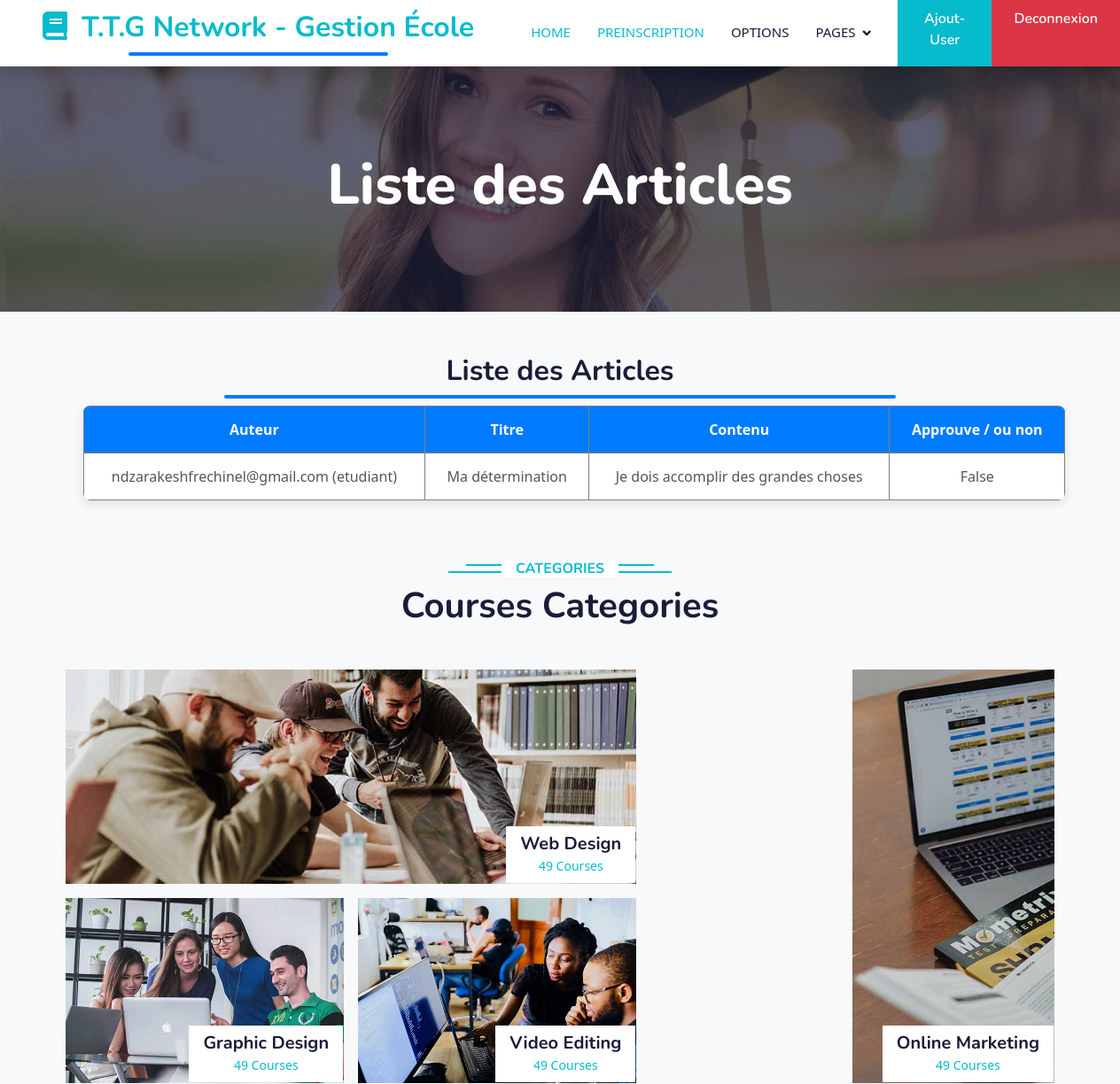
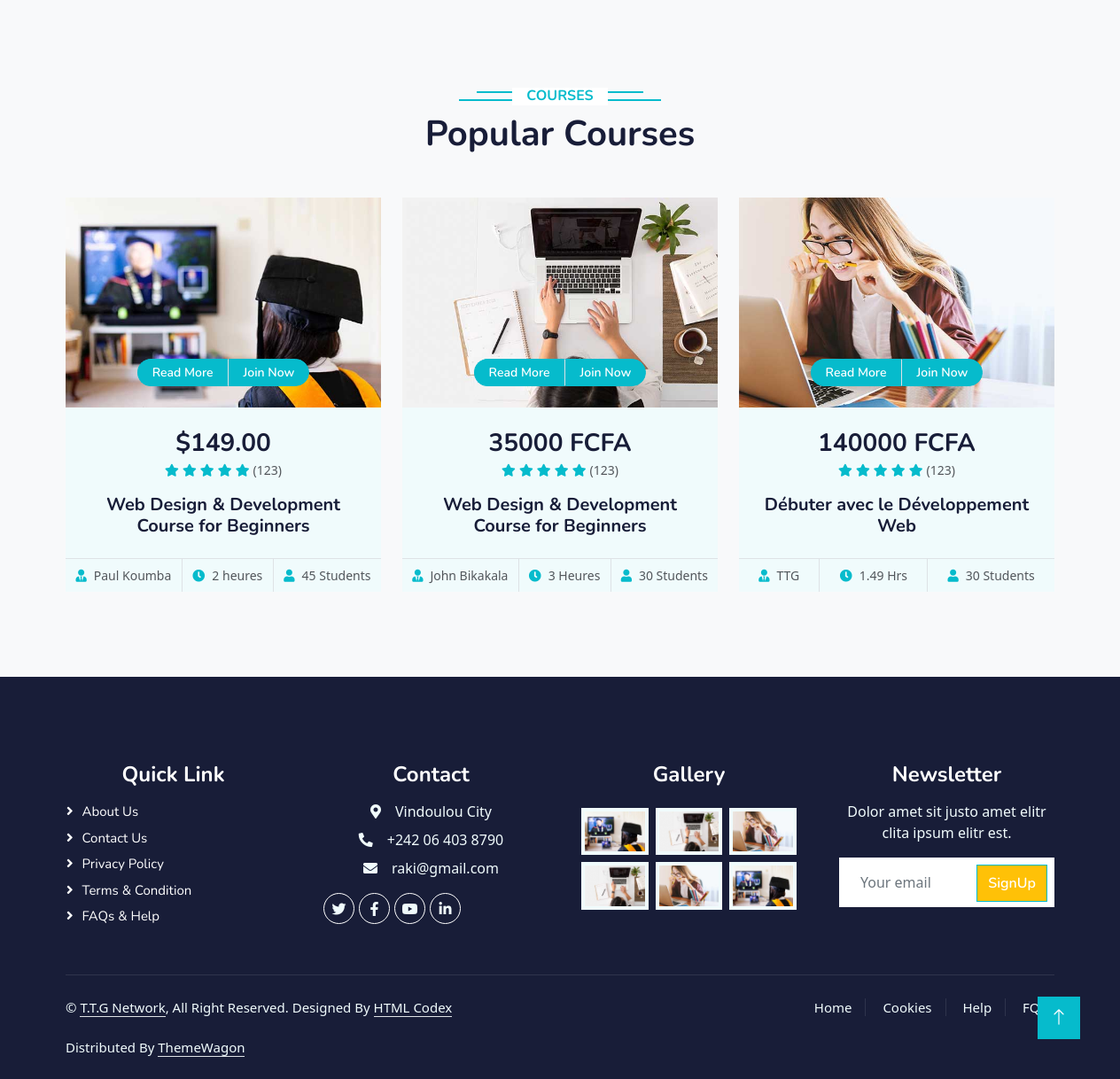
The app's page /articles/ (signed in) with its own data (2 pictures, top to bottom).
### core/models.py (models this page shows, shortened)
class Article(models.Model):
    auteur = models.ForeignKey(User, on_delete=models.CASCADE)
    titre = models.CharField(max_length=200)
    contenu = models.TextField()
    date_publication = models.DateTimeField(auto_now_add=True)
    approuve = models.BooleanField(default=False)

class User(AbstractUser):
    ROLES = (
        ('admin', 'Administrateur'),
        ('formateur', 'Formateur'),
        ('etudiant', 'Étudiant'),
        ('parent', 'Parent'),
    )
    role = models.CharField(max_length=20, choices=ROLES)
    code_formateur = models.CharField(max_length=10, unique=True, null=True, blank=True)
    code_parent = models.CharField(max_length=10, unique=True, null=True, blank=True)
    matricule = models.CharField(max_length=30, unique=True, null=True, blank=True)
    def __str__(self):
        return f"{self.username} ({self.role})"

### core/views.py (the view)
# urls.py: path('articles/', views.articles_view, name='article'),
@login_required
def articles_view(request):
    articles = Article.objects.all()
    return render(request, 'liste_articles.html', {'articles': articles})

### core/templates/liste_articles.html (shortened to what this page needs)
{% extends "base.html" %}
{% load static %}
{% block content %}
<div class="container-fluid bg-primary py-5 mb-5 page-header">
  <div class="container py-5">
      <div class="row justify-content-center">
          <div class="col-lg-10 text-center">
              <h1 class="display-3 text-white animated slideInDown">Liste  des Articles</h1>
          </div>
      </div>
  </div>
</div>
  <h2>Liste des Articles</h2>
  <ul>
    <table class= "table-bordered">
        <thead>
          <th>Auteur</th>
          <th>Titre</th>
          <th>Contenu</th>
          <th>Approuve / ou non</th>
        </thead>
        {% for article in articles %}
        <tbody>
            <td>{{ article.auteur }}</td>
            <td> {{ article.titre }}</td>
            <td> {{ article.contenu }}</td>
            <td> {{ article.approuve }}</td>
        </tbody>
        {% endfor %}
    </table>
  </ul>
    <div class="container-xxl py-5 category">
      <div class="container">
          <div class="text-center wow fadeInUp" data-wow-delay="0.1s">
              <h6 class="section-title bg-white text-center text-primary px-3">Categories</h6>
              <h1 class="mb-5">Courses Categories</h1>
          </div>
          <div class="row g-3">
              <div class="col-lg-7 col-md-6">
                  <div class="row g-3">
                      <div class="col-lg-12 col-md-12 wow zoomIn" data-wow-delay="0.1s">
                          <a class="position-relative d-block overflow-hidden" href="">
                              <img class="img-fluid" src="{% static 'img/cat-1.jpg' %}" alt="">
                              <div class="bg-white text-center position-absolute bottom-0 end-0 py-2 px-3" style="margin: 1px;">
                                  <h5 class="m-0">Web Design</h5>
                                  <small class="text-primary">49 Courses</small>
                              </div>
                          </a>
                      </div>
                      <div class="col-lg-6 col-md-12 wow zoomIn" data-wow-delay="0.3s">
                          <a class="position-relative d-block overflow-hidden" href="">
                              <img class="img-fluid" src="{% static 'img/cat-2.jpg' %}" alt="">
                              <div class="bg-white text-center position-absolute bottom-0 end-0 py-2 px-3" style="margin: 1px;">
                                  <h5 class="m-0">Graphic Design</h5>
                                  <small class="text-primary">49 Courses</small>
                              </div>
                          </a>
                      </div>
                      <div class="col-lg-6 col-md-12 wow zoomIn" data-wow-delay="0.5s">
                          <a class="position-relative d-block overflow-hidden" href="">
                              <img class="img-fluid" src="{% static 'img/cat-3.jpg' %}" alt="">
                              <div class="bg-white text-center position-absolute bottom-0 end-0 py-2 px-3" style="margin: 1px;">
                                  <h5 class="m-0">Video Editing</h5>
                                  <small class="text-primary">49 Courses</small>
                              </div>
                          </a>
                      </div>
                  </div>
              </div>
              <div class="col-lg-5 col-md-6 wow zoomIn" data-wow-delay="0.7s" style="min-height: 350px;">
                  <a class="position-relative d-block h-100 overflow-hidden" href="">
                      <img class="img-fluid position-absolute w-100 h-100" src="{% static 'img/cat-4.jpg' %}" alt="" style="object-fit: cover;">
                      <div class="bg-white text-center position-absolute bottom-0 end-0 py-2 px-3" style="margin:  1px;">
                          <h5 class="m-0">Online Marketing</h5>
                          <small class="text-primary">49 Courses</small>
                      </div>
                  </a>
              </div>
          </div>
      </div>
  </div>
  <div class="container-xxl py-5">
      <div class="container">
          <div class="text-center wow fadeInUp" data-wow-delay="0.1s">
              <h6 class="section-title bg-white text-center text-primary px-3">Courses</h6>
              <h1 class="mb-5">Popular Courses</h1>
          </div>
          <div class="row g-4 justify-content-center">
              <div class="col-lg-4 col-md-6 wow fadeInUp" data-wow-delay="0.1s">
                  <div class="course-item bg-light">
                      <div class="position-relative overflow-hidden">
                          <img class="img-fluid" src="{% static 'img/course-1.jpg' %}" alt="">
                          <div class="w-100 d-flex justify-content-center position-absolute bottom-0 start-0 mb-4">
                              <a href="#" class="flex-shrink-0 btn btn-sm btn-primary px-3 border-end" style="border-radius: 30px 0 0 30px;">Read More</a>
                              <a href="#" class="flex-shrink-0 btn btn-sm btn-primary px-3" style="border-radius: 0 30px 30px 0;">Join Now</a>
                          </div>
                      </div>
                      <div class="text-center p-4 pb-0">
                          <h3 class="mb-0">$149.00</h3>
                          <div class="mb-3">
                              <small class="fa fa-star text-primary"></small>
                              <small class="fa fa-star text-primary"></small>
                              <small class="fa fa-star text-primary"></small>
                              <small class="fa fa-star text-primary"></small>
                              <small class="fa fa-star text-primary"></small>
                              <small>(123)</small>
                          </div>
                          <h5 class="mb-4">Web Design & Development Course for Beginners</h5>
                      </div>
                      <div class="d-flex border-top">
                          <small class="flex-fill text-center border-end py-2"><i class="fa fa-user-tie text-primary me-2"></i>Paul Koumba</small>
                          <small class="flex-fill text-center border-end py-2"><i class="fa fa-clock text-primary me-2"></i>2 heures</small>
                          <small class="flex-fill text-center py-2"><i class="fa fa-user text-primary me-2"></i>45 Students</small>
                      </div>
                  </div>
              </div>
              <div class="col-lg-4 col-md-6 wow fadeInUp" data-wow-delay="0.3s">
                  <div class="course-item bg-light">
                      <div class="position-relative overflow-hidden">
                          <img class="img-fluid" src="{% static 'img/course-2.jpg' %}" alt="">
                          <div class="w-100 d-flex justify-content-center position-absolute bottom-0 start-0 mb-4">
                              <a href="#" class="flex-shrink-0 btn btn-sm btn-primary px-3 border-end" style="border-radius: 30px 0 0 30px;">Read More</a>
                              <a href="#" class="flex-shrink-0 btn btn-sm btn-primary px-3" style="border-radius: 0 30px 30px 0;">Join Now</a>
                          </div>
                      </div>
                      <div class="text-center p-4 pb-0">
                          <h3 class="mb-0">35000 FCFA</h3>
                          <div class="mb-3">
                              <small class="fa fa-star text-primary"></small>
                              <small class="fa fa-star text-primary"></small>
                              <small class="fa fa-star text-primary"></small>
                              <small class="fa fa-star text-primary"></small>
                              <small class="fa fa-star text-primary"></small>
                              <small>(123)</small>
                          </div>
                          <h5 class="mb-4">Web Design & Development Course for Beginners</h5>
                      </div>
                      <div class="d-flex border-top">
                          <small class="flex-fill text-center border-end py-2"><i class="fa fa-user-tie text-primary me-2"></i>John Bikakala</small>
                          <small class="flex-fill text-center border-end py-2"><i class="fa fa-clock text-primary me-2"></i>3 Heures</small>
                          <small class="flex-fill text-center py-2"><i class="fa fa-user text-primary me-2"></i>30 Students</small>
                      </div>
                  </div>
              </div>
              <div class="col-lg-4 col-md-6 wow fadeInUp" data-wow-delay="0.5s">
                  <div class="course-item bg-light">
                      <div class="position-relative overflow-hidden">
                          <img class="img-fluid" src="{% static 'img/course-3.jpg' %}" alt="">
                          <div class="w-100 d-flex justify-content-center position-absolute bottom-0 start-0 mb-4">
                              <a href="#" class="flex-shrink-0 btn btn-sm btn-primary px-3 border-end" style="border-radius: 30px 0 0 30px;">Read More</a>
                              <a href="#" class="flex-shrink-0 btn btn-sm btn-primary px-3" style="border-radius: 0 30px 30px 0;">Join Now</a>
                          </div>
                      </div>
                      <div class="text-center p-4 pb-0">
                          <h3 class="mb-0">140000 FCFA</h3>
                          <div class="mb-3">
                              <small class="fa fa-star text-primary"></small>
                              <small class="fa fa-star text-primary"></small>
                              <small class="fa fa-star text-primary"></small>
                              <small class="fa fa-star text-primary"></small>
                              <small class="fa fa-star text-primary"></small>
                              <small>(123)</small>
                          </div>
                          <h5 class="mb-4">Débuter avec le Développement Web </h5>
                      </div>
                      <div class="d-flex border-top">
                          <small class="flex-fill text-center border-end py-2"><i class="fa fa-user-tie text-primary me-2"></i>TTG</small>
                          <small class="flex-fill text-center border-end py-2"><i class="fa fa-clock text-primary me-2"></i>1.49 Hrs</small>
                          <small class="flex-fill text-center py-2"><i class="fa fa-user text-primary me-2"></i>30 Students</small>
                      </div>
                  </div>
              </div>
          </div>
      </div>
  </div>
{% endblock %}

### core/static/css/style.css (style rules this page uses)
.btn { font-family: 'Nunito', sans-serif; font-weight: 600; transition: .5s; }
.btn.btn-primary, .btn.btn-secondary { color: #FFFFFF; }
.page-header { background: linear-gradient(rgba(24, 29, 56, .7), rgba(24, 29, 56, .7)), url(../img/carousel-1.jpg); background-position: center center; background-repeat: no-repeat; background-size: cover; }
.section-title { position: relative; display: inline-block; text-transform: uppercase; }
.section-title::before { position: absolute; content: ""; width: calc(100% + 80px); height: 2px; top: 4px; left: -40px; background: var(--primary); z-index: -1; }
.section-title::after { position: absolute; content: ""; width: calc(100% + 120px); height: 2px; bottom: 5px; left: -60px; background: var(--primary); z-index: -1; }
.category img, .course-item img { transition: .5s; }

### core/templates/base.html (style rules this page uses)
img, video { max-width: 100%; height: auto; }

### core/templates/liste_articles.html (style rules this page uses)
h2::after { content: ''; display: block; width: 60%; height: 4px; background-color: #007BFF; margin: 8px auto 0; border-radius: 2px; }
body { font-family: 'Segoe UI', Tahoma, Geneva, Verdana, sans-serif; background-color: #f8f9fa; text-align: center; }
table { width: 90%; margin: 0 auto; border-collapse: collapse; background-color: #fff; box-shadow: 0 4px 12px rgba(0, 0, 0, 0.1); border-radius: 8px; overflow: hidden; }
thead { background-color: #007BFF; color: white; }
th, td { padding: 14px 18px; text-align: center; border-bottom: 1px solid #ddd; }
tr:last-child td { border-bottom: none; }

### records on screen
Article: auteur "ndzarakeshfrechinel@gmail.com (etudiant)", titre "Ma détermination", contenu "Je dois accomplir des grandes choses", approuve "False"
